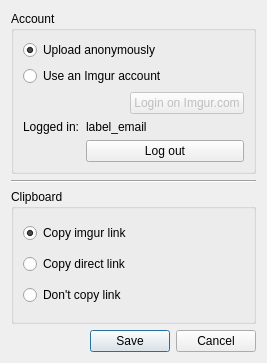
<?xml version="1.0" encoding="UTF-8"?>
<ui version="4.0">
 <class>Dialog</class>
 <widget class="QDialog" name="Dialog">
  <property name="geometry">
   <rect>
    <x>0</x>
    <y>0</y>
    <width>267</width>
    <height>363</height>
   </rect>
  </property>
  <property name="windowTitle">
   <string>Dialog</string>
  </property>
  <layout class="QVBoxLayout" name="verticalLayout_2">
   <item>
    <widget class="QGroupBox" name="group_account">
     <property name="title">
      <string>Account</string>
     </property>
     <layout class="QHBoxLayout" name="horizontalLayout_3">
      <item>
       <layout class="QVBoxLayout" name="verticalLayout">
        <item>
         <widget class="QRadioButton" name="radio_anon">
          <property name="text">
           <string>Upload anonymously</string>
          </property>
          <property name="checked">
           <bool>true</bool>
          </property>
         </widget>
        </item>
        <item>
         <widget class="QRadioButton" name="radio_account">
          <property name="text">
           <string>Use an Imgur account</string>
          </property>
         </widget>
        </item>
        <item>
         <layout class="QHBoxLayout" name="horizontalLayout_login">
          <item>
           <spacer name="horizontalSpacer_3">
            <property name="orientation">
             <enum>Qt::Horizontal</enum>
            </property>
            <property name="sizeHint" stdset="0">
             <size>
              <width>40</width>
              <height>20</height>
             </size>
            </property>
           </spacer>
          </item>
          <item>
           <widget class="QPushButton" name="button_authorize">
            <property name="enabled">
             <bool>false</bool>
            </property>
            <property name="text">
             <string>Login on Imgur.com</string>
            </property>
            <property name="checkable">
             <bool>false</bool>
            </property>
           </widget>
          </item>
         </layout>
        </item>
        <item>
         <layout class="QFormLayout" name="form_loggedIn">
          <property name="fieldGrowthPolicy">
           <enum>QFormLayout::AllNonFixedFieldsGrow</enum>
          </property>
          <item row="0" column="0">
           <widget class="QLabel" name="label_loggedIn">
            <property name="text">
             <string>Logged in:</string>
            </property>
           </widget>
          </item>
          <item row="0" column="1">
           <widget class="QLabel" name="label_user">
            <property name="text">
             <string>label_email</string>
            </property>
           </widget>
          </item>
          <item row="1" column="1">
           <widget class="QPushButton" name="button_logout">
            <property name="text">
             <string>Log out</string>
            </property>
           </widget>
          </item>
         </layout>
        </item>
       </layout>
      </item>
     </layout>
    </widget>
   </item>
   <item>
    <widget class="Line" name="line">
     <property name="orientation">
      <enum>Qt::Horizontal</enum>
     </property>
    </widget>
   </item>
   <item>
    <widget class="QGroupBox" name="group_clipboard">
     <property name="title">
      <string>Clipboard</string>
     </property>
     <layout class="QHBoxLayout" name="horizontalLayout_2">
      <item>
       <layout class="QVBoxLayout" name="verticalLayout_4">
        <item>
         <widget class="QRadioButton" name="radio_imgur">
          <property name="text">
           <string>Copy imgur link</string>
          </property>
          <property name="checked">
           <bool>true</bool>
          </property>
         </widget>
        </item>
        <item>
         <widget class="QRadioButton" name="radio_directlink">
          <property name="text">
           <string>Copy direct link</string>
          </property>
         </widget>
        </item>
        <item>
         <widget class="QRadioButton" name="radio_dontcopy">
          <property name="text">
           <string>Don't copy link</string>
          </property>
         </widget>
        </item>
       </layout>
      </item>
     </layout>
    </widget>
   </item>
   <item>
    <widget class="QDialogButtonBox" name="buttonBox">
     <property name="orientation">
      <enum>Qt::Horizontal</enum>
     </property>
     <property name="standardButtons">
      <set>QDialogButtonBox::Cancel|QDialogButtonBox::Save</set>
     </property>
    </widget>
   </item>
  </layout>
 </widget>
 <resources/>
 <connections>
  <connection>
   <sender>buttonBox</sender>
   <signal>accepted()</signal>
   <receiver>Dialog</receiver>
   <slot>accept()</slot>
   <hints>
    <hint type="sourcelabel">
     <x>257</x>
     <y>352</y>
    </hint>
    <hint type="destinationlabel">
     <x>157</x>
     <y>274</y>
    </hint>
   </hints>
  </connection>
  <connection>
   <sender>buttonBox</sender>
   <signal>rejected()</signal>
   <receiver>Dialog</receiver>
   <slot>reject()</slot>
   <hints>
    <hint type="sourcelabel">
     <x>257</x>
     <y>352</y>
    </hint>
    <hint type="destinationlabel">
     <x>266</x>
     <y>274</y>
    </hint>
   </hints>
  </connection>
  <connection>
   <sender>radio_account</sender>
   <signal>toggled(bool)</signal>
   <receiver>button_logout</receiver>
   <slot>setEnabled(bool)</slot>
   <hints>
    <hint type="sourcelabel">
     <x>247</x>
     <y>84</y>
    </hint>
    <hint type="destinationlabel">
     <x>246</x>
     <y>176</y>
    </hint>
   </hints>
  </connection>
  <connection>
   <sender>radio_account</sender>
   <signal>toggled(bool)</signal>
   <receiver>label_user</receiver>
   <slot>setEnabled(bool)</slot>
   <hints>
    <hint type="sourcelabel">
     <x>103</x>
     <y>84</y>
    </hint>
    <hint type="destinationlabel">
     <x>225</x>
     <y>143</y>
    </hint>
   </hints>
  </connection>
  <connection>
   <sender>radio_account</sender>
   <signal>toggled(bool)</signal>
   <receiver>button_authorize</receiver>
   <slot>setEnabled(bool)</slot>
   <hints>
    <hint type="sourcelabel">
     <x>139</x>
     <y>84</y>
    </hint>
    <hint type="destinationlabel">
     <x>246</x>
     <y>118</y>
    </hint>
   </hints>
  </connection>
  <connection>
   <sender>radio_account</sender>
   <signal>toggled(bool)</signal>
   <receiver>label_loggedIn</receiver>
   <slot>setEnabled(bool)</slot>
   <hints>
    <hint type="sourcelabel">
     <x>76</x>
     <y>84</y>
    </hint>
    <hint type="destinationlabel">
     <x>65</x>
     <y>143</y>
    </hint>
   </hints>
  </connection>
  <connection>
   <sender>radio_anon</sender>
   <signal>toggled(bool)</signal>
   <receiver>radio_dontcopy</receiver>
   <slot>setDisabled(bool)</slot>
   <hints>
    <hint type="sourcelabel">
     <x>47</x>
     <y>52</y>
    </hint>
    <hint type="destinationlabel">
     <x>35</x>
     <y>302</y>
    </hint>
   </hints>
  </connection>
 </connections>
</ui>
